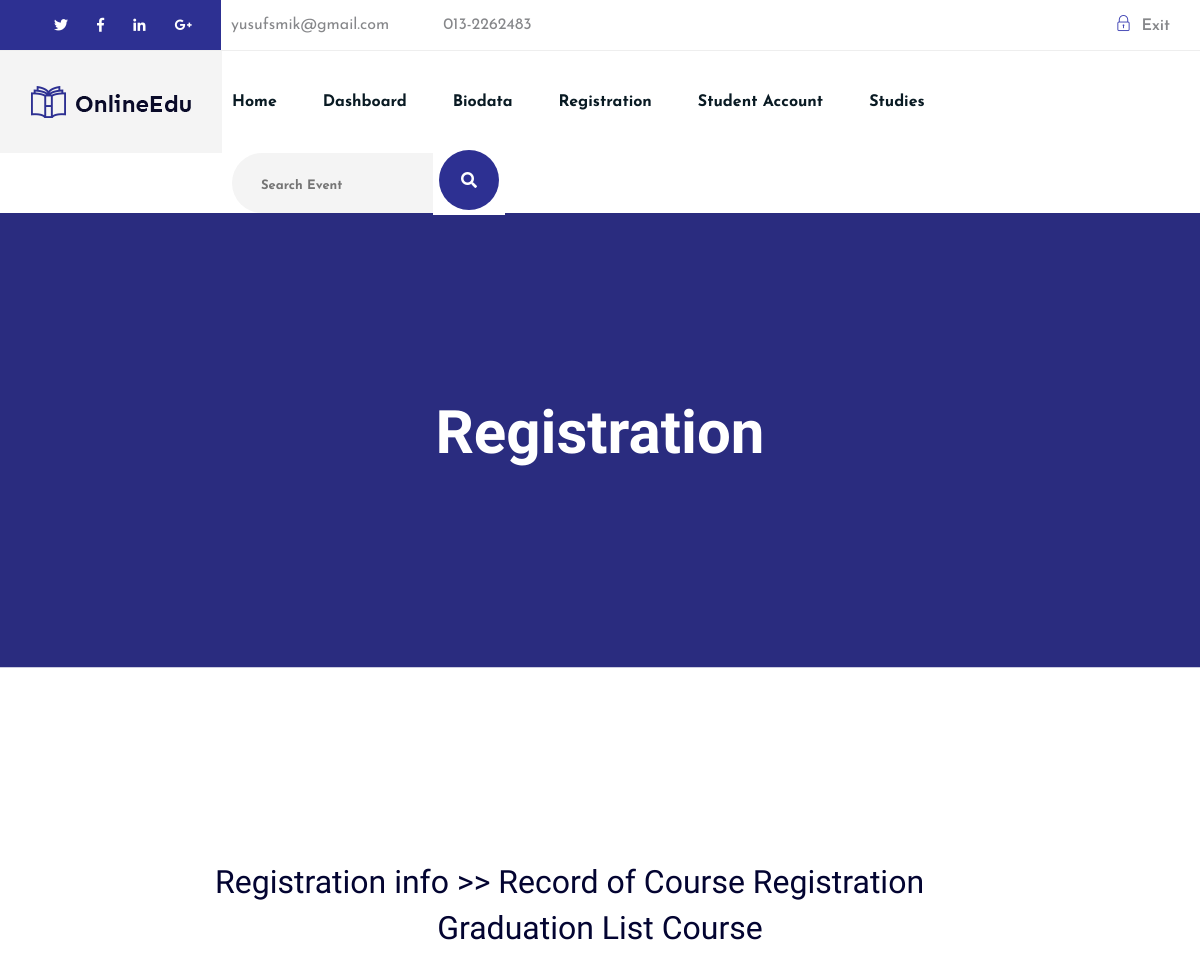
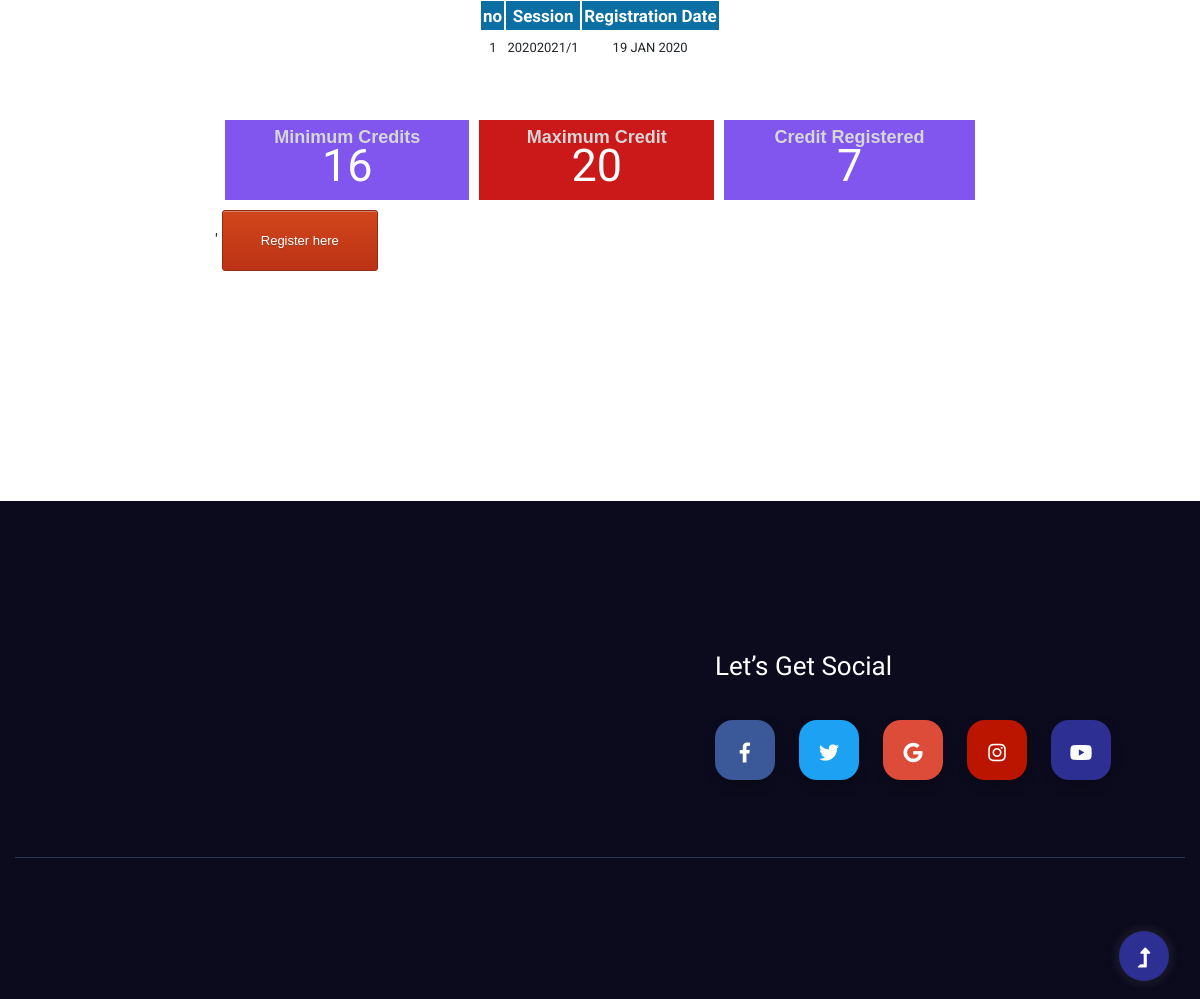
Screenshot of /Registration.php with the database file from the repository (2 pictures, top to bottom).
### tables this page shows
CREATE TABLE `CourseRegisteration` (
  `id` int(60) NOT NULL,
  `MatricNo` varchar(30) NOT NULL,
  `Session` varchar(30) NOT NULL,
  `RegistrationDate` varchar(50) DEFAULT NULL,
  `MinCourse` varchar(30) NOT NULL,
  `MaxCourse` varchar(30) NOT NULL,
  `CreditHour` varchar(50) DEFAULT NULL
);

### Registration.php (the view, shortened to what this page needs)
<?php
    $con = mysqli_connect("localhost", "id15158503_mama1", "!havj&ER[pK<Hy)8","id15158503_mama") or die("Error connecting to database: ".mysqli_error());
    $sql ="SELECT * FROM PersonalInfo INNER JOIN CourseRegisteration ON PersonalInfo.MatricNo = CourseRegisteration.MatricNo";
    $result = mysqli_query($con,$sql)or die(mysqli_error());
     $row = mysqli_fetch_assoc($result);
?>
<!doctype html>
<html class="no-js" lang="zxx">
<head>
	<link rel="stylesheet" href="assets/css/bootstrap.min.css">
	<link rel="stylesheet" href="assets/css/owl.carousel.min.css">
	<link rel="stylesheet" href="assets/css/slicknav.css">
    <link rel="stylesheet" href="assets/css/flaticon.css">
    <link rel="stylesheet" href="assets/css/gijgo.css">
	<link rel="stylesheet" href="assets/css/animate.min.css">
	<link rel="stylesheet" href="assets/css/magnific-popup.css">
	<link rel="stylesheet" href="assets/css/fontawesome-all.min.css">
	<link rel="stylesheet" href="assets/css/themify-icons.css">
	<link rel="stylesheet" href="assets/css/slick.css">
	<link rel="stylesheet" href="assets/css/nice-select.css">
	<link rel="stylesheet" href="assets/css/style.css">
</head>
<body>
  <header>
        <div class="header-area">
            <div class="main-header ">
                <div class="header-top d-none d-lg-block">
                    <div class="header-left-social">
                        <ul class="header-social">
                            <li><a href="https://twitter.com/k_t_darulnaim?lang=en"><i class="fab fa-twitter"></i></a></li>
                            <li><a href="https://www.facebook.com/KolejTeknologiDarulnaim/"><i class="fab fa-facebook-f"></i></a></li>
                            <li><a href="https://my.linkedin.com/in/ilyasak-ahmad-a4896888?trk=pub-pbmap"><i class="fab fa-linkedin-in"></i></a></li>
                            <li><a href="https://sites.google.com/ktd.edu.my/jabatanpendaftar/home"><i class="fab fa-google-plus-g"></i></a></li>
                        </ul>
                    </div>
                    <div class="container">
                        <div class="col-xl-12">
                            <div class="row d-flex justify-content-between align-items-center">
                                <div class="header-info-left">
                                    <ul>
                                        <li>yusufsmik@gmail.com</li>
                                        <li>013-2262483</li>
                                    </ul>
                                </div>
                                <div class="header-info-right">
                                    <ul>
                                        <li><a href="logout.php"><i class="ti-lock"></i>Exit</a></li>
                                    </ul>
                                </div>
                            </div>
                        </div>
                    </div>
                </div>
                <div class="header-bottom header-sticky">
                    <div class="logo d-none d-lg-block">
                        <a href="index.html"><img src="assets/img/logo/logo.png" alt=""></a>
                    </div>
                    <div class="container">
                        <div class="menu-wrapper">
                            <div class="main-menu d-none d-lg-block">
                                <nav>
                                    <ul id="navigation">
                                        <li><a href="index.html">Home</a></li>
                                        <li><a href="dashboard.php">Dashboard</a></li>
                                        <li><a href="biodata.php">Biodata</a></li>
                                        <li><a href="Registration.php">Registration</a></li>
										<li><a href="Account.php">Student Account</a></li>
                                        <li><a >Studies</a>
                                        </li>
                                    </ul>
                                </nav>
                            </div>
                            <div class="header-search d-none d-lg-block">
                               <form action="search.php" class="form-box f-right " method="GET">
                                    <input type="text" name="query" placeholder="Search Event">
                                    <div class="search-icon">
                                        <button class="btn2" type="submit" value="search"><i class="fas fa-search special-tag" ></i></button>
                                    </div>
                                </form>
                            </div>
                        </div>
                        <div class="col-12">
                        </div>
                    </div>
                </div>
            </div>
        </div>
    </header>
    <main>
        <div class="slider-area">
            <div class="slider-height2 d-flex align-items-center">
                <div class="container">
                    <div class="row">
                        <div class="col-xl-12">
                            <div class="hero-cap hero-cap2 text-center">
                                <h2>Registration</h2>
                            </div>
                        </div>
                    </div>
                </div>
            </div>
        </div>
    <div class="about-details section-padding30">
            <div class="container">
                <div class="row justify-content-center">
                    <div class="col-lg-8">
                        <div class="about-details-cap mb-50">
                            <h2>Registration info >> Record of Course Registration</h2>
<h2 align="center">Graduation List Course</h2>
<table class="paleBlueRows" align="center">
<thead>
<tr>
<th>no</th>
<th>Session</th>
<th>Registration Date</th>
</tr>
</thead>
<tbody align="center">
<tr>
<td><?php echo $row["id"];?></td>
<td><?php echo $row["Session"];?></td>
<td><?php echo $row["RegistrationDate"];?></td>
</tr>
</tbody>
</table>
<br>
<br>
<div class="divBox comicGreen">
<div class="divBoxBody">
<div class="divBoxRow">
<div class="divBoxCell">Minimum Credits<p style="font-size:250%;color:white;" ><?php echo $row["MinCourse"];?></p> </div>
<div class="divBoxCell">Maximum Credit<p style="font-size:250%;color:white;" ><?php echo $row["MaxCourse"];?></p> </div>
<div class="divBoxCell">Credit Registered<p style="font-size:250%;color:white;" ><?php echo $row["CreditHour"];?></p> </div></div>
</div>
</div>'
<a href="#" class="myButton">Register here</a>
    </main>
    <footer>
        <div class="footer-area footer-bg">
            <div class="container">
                <div class="footer-top footer-padding">
                    <div class="footer-heading">
                        <div class="row justify-content-between">
                            <div class="col-xl-6 col-lg-7 col-md-10">
                            </div>
                            <div class="col-xl-5 col-lg-5">
                                <div class="footer-tittle2">
                                    <h4>Let’s Get Social</h4>
                                </div>
                                <div class="footer-social">
                                    <a href="https://www.facebook.com/KolejTeknologiDarulnaim/"><i class="fab fa-facebook-f"></i></a>
                                    <a href="https://twitter.com/k_t_darulnaim?lang=en"><i class="fab fa-twitter"></i></a>
                                    <a href="https://sites.google.com/ktd.edu.my/jabatanpendaftar/home"><i class="fab fa-google"></i></a>
                                    <a href="https://www.instagram.com/kolej_teknologi_darulnaim/"><i class="fab fa-instagram"></i></a>
                                    <a href="https://www.youtube.com/channel/UCWVuHuQBlqkFhbeOAQNyfYg"><i class="fab fa-youtube"></i></a>
                                  </div>
                            </div>
                        </div>
                    </div>
                <div class="footer-bottom">
                    <div class="row d-flex align-items-center">
                        <div class="col-lg-12">
                        </div>
                    </div>
                </div>
            </div>
        </div>
    </footer>
    <div id="back-top" >
        <a title="Go to Top" href="#"> <i class="fas fa-level-up-alt"></i></a>
    </div>
    </body>
</html>

### rows the page displays
courseregisteration: id "1", Session "20202021/1", RegistrationDate "19 JAN 2020", MinCourse "16", MaxCourse "20", CreditHour "7"
